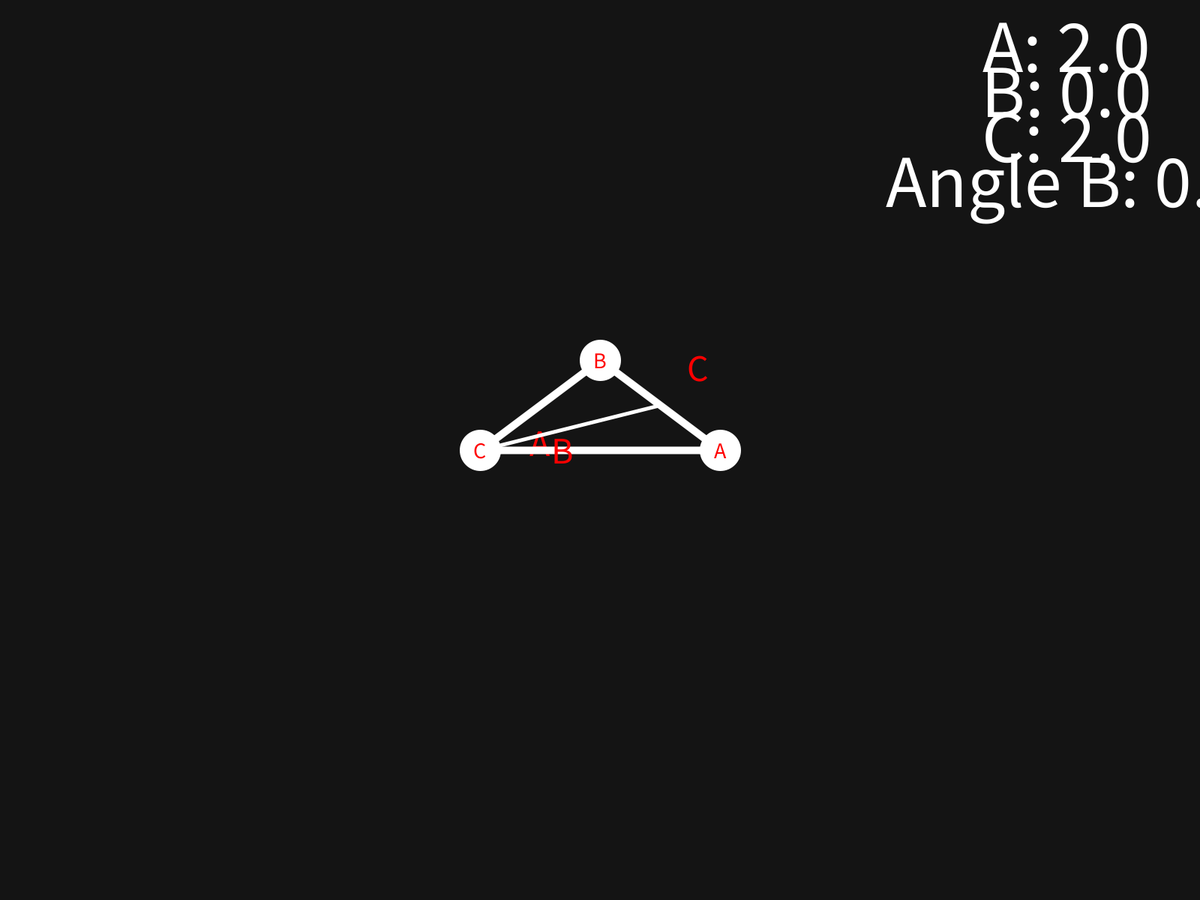
Frame 1 (no input)
Frame 60 (the mouse pressed at the canvas centre just before this capture): identical to frame 1, image omitted
Frame 120 (the mouse held since frame 60 and released just before this capture): identical to frame 1, image omitted

The Processing sketch that drew this single still picture (run headless with seeded random() and noise(); from frame 60 on, the mouse is pressed at the canvas centre):

// Processing sketch: IMO_1959_Q4
// ── IMO_1959_Q4.pde
Point A,B,C;
void setup(){
    C = new Point("C",2*width/5,height/2,50,false,false);
    A = new Point("A",3*width/5,height/2,50,false,false);
    B = new Point("B",width/2,2*height/5,50,false,false);

}

void settings(){
    fullScreen();
}

void draw(){
    background(20);

    //Regular Lines
    connectingLine(C,B,"A",4);
    connectingLine(A,B,"C",1);
    connectingLine(C,A,"B",6);

    //Median
    median();

    //GM circle
    gmcircle();


    //Draw Points
    A.renderAndMove();
    B.renderAndMove();
    C.renderAndMove();

    if(C.isMouseDragging()) A.x=C.x;
    if(A.isMouseDragging()) C.x=A.x;

    if(B.isMouseDragging()) C.y=B.y;
    if(C.isMouseDragging()) B.y=C.y;

    //Label
    textSize(100);
    fill(255);
    text("A: " + (abs(B.x-C.y)/100),8*width/9,height/20);
    text("B: " + (abs(A.y-C.y)/100),8*width/9,2*height/20);
    text("C: " + round(dist(B.x,B.y,A.x,A.y)*10)/1000.0,8*width/9,3*height/20);
    text("Angle B: " + atan(abs(A.y-C.y)/abs(B.x-C.y)),8*width/9,4*height/20);

}

void median(){
    stroke(255);
    strokeWeight(5);
    line(C.x,C.y,(A.x+B.x)/2,(A.y+B.y)/2);
}

void gmcircle(){
    float mean = sqrt(abs(A.y-C.y) * abs(C.x-B.x));
    noFill();
    stroke(255);
    strokeWeight(5);
    ellipse(C.x,C.y,2*mean,2*mean);
}

// ── Essentials.pde
boolean somethingIsDragging = false;
class Point{
    float x,y,size;
    boolean draggable = false;
    boolean xlock, ylock;
    String label;

    Point(String tempLabel, float startX, float startY, float tempSize, boolean tempXlock, boolean tempYlock){
        x = startX;
        y = startY;
        size = tempSize;
        xlock = tempXlock;
        ylock = tempYlock;
        label = tempLabel;
    }

    void show(){
        fill(255);
        ellipse(x,y,size,size);


        textAlign(CENTER,CENTER);
        textSize(30);
        fill(255,0,0);
        text(label,x,y);
    }

    void move(){
        if(dist(x,y,mouseX,mouseY) < size && mousePressed && !somethingIsDragging){
            draggable = true;
            somethingIsDragging = true;
        }
        else if(!mousePressed){
            draggable = false;
            somethingIsDragging = false;
        }
        if(draggable){
            if(!xlock) x = mouseX;
            if(!ylock) y = mouseY;
        }
    }

    void renderAndMove(){
        show();
        move();
    }

    boolean isMouseDragging(){
        return dist(x,y,mouseX,mouseY) < size && somethingIsDragging;
    }
}

class ContestInfo{
    String title;
    String description;
    ContestInfo(String tempTitle, String tempDescription){
        title = tempTitle;
        description = tempDescription;
    }
    void display(){
        fill(255);
        textAlign(CENTER,CENTER);

        textSize(100);
        text(title,width/2,height/20);

        textSize(50);
        textAlign(CENTER,TOP);
        text(description,0,2*height/20,width,height);
    }
}

class Text{
    String text;
    float x,y;
    float size;
    Text(String tempText, float tempx, float tempy, float tempSize){
        text = tempText;
        x = tempx;
        y = tempy;
        size = tempSize;
    }
    void display(){
        fill(255);
        textAlign(CENTER,CENTER);

        textSize(size);
        text(text,x,y);
    }
}

void connectingLine(Point X, Point Y, String label, int angle){
    strokeWeight(10);
    stroke(255);
    line(X.x,X.y,Y.x,Y.y);

    fill(255,0,0);
    textAlign(CENTER,CENTER);
    textSize(50);

    PVector shift = new PVector(0,0);
    if(angle == 0) shift = new PVector(0,0);
    if(angle == 1) shift = new PVector(50,-50);
    if(angle == 2) shift = new PVector(50,0);
    if(angle == 3) shift = new PVector(50,50);
    if(angle == 4) shift = new PVector(0,50);
    if(angle == 5) shift = new PVector(-50,50);
    if(angle == 6) shift = new PVector(-50,0);
    if(angle == 7) shift = new PVector(-50,-50);

    text(label,(X.x+Y.x)/2+shift.x,(X.y+Y.y)/2+shift.y);
}
